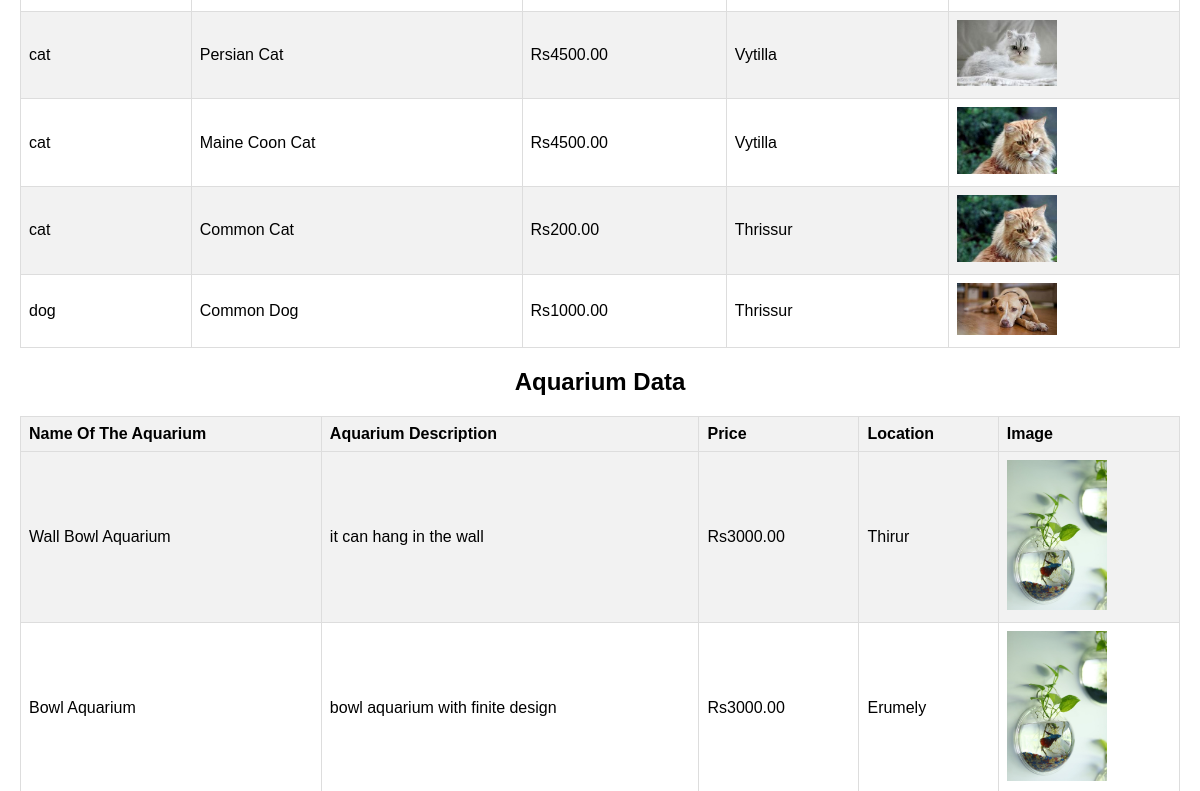
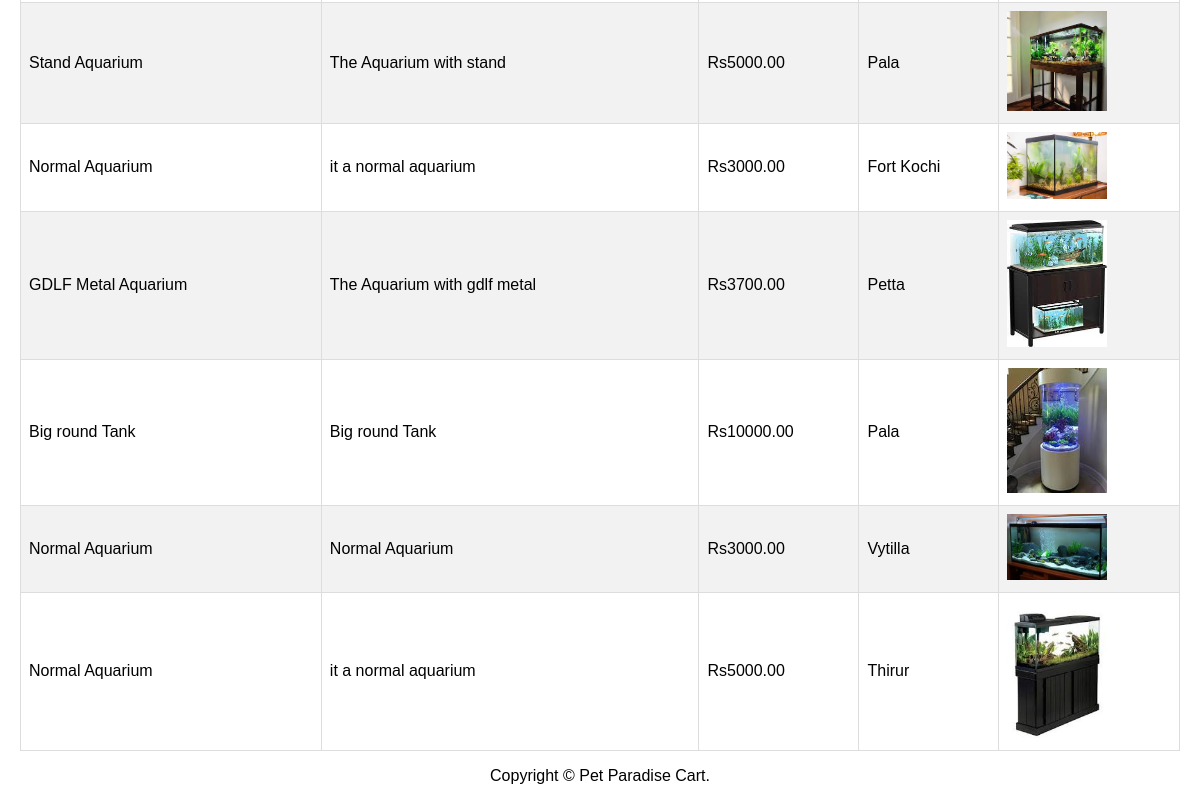
The app's page /adminviewitem/ (lower part), older data (2 pictures, top to bottom).
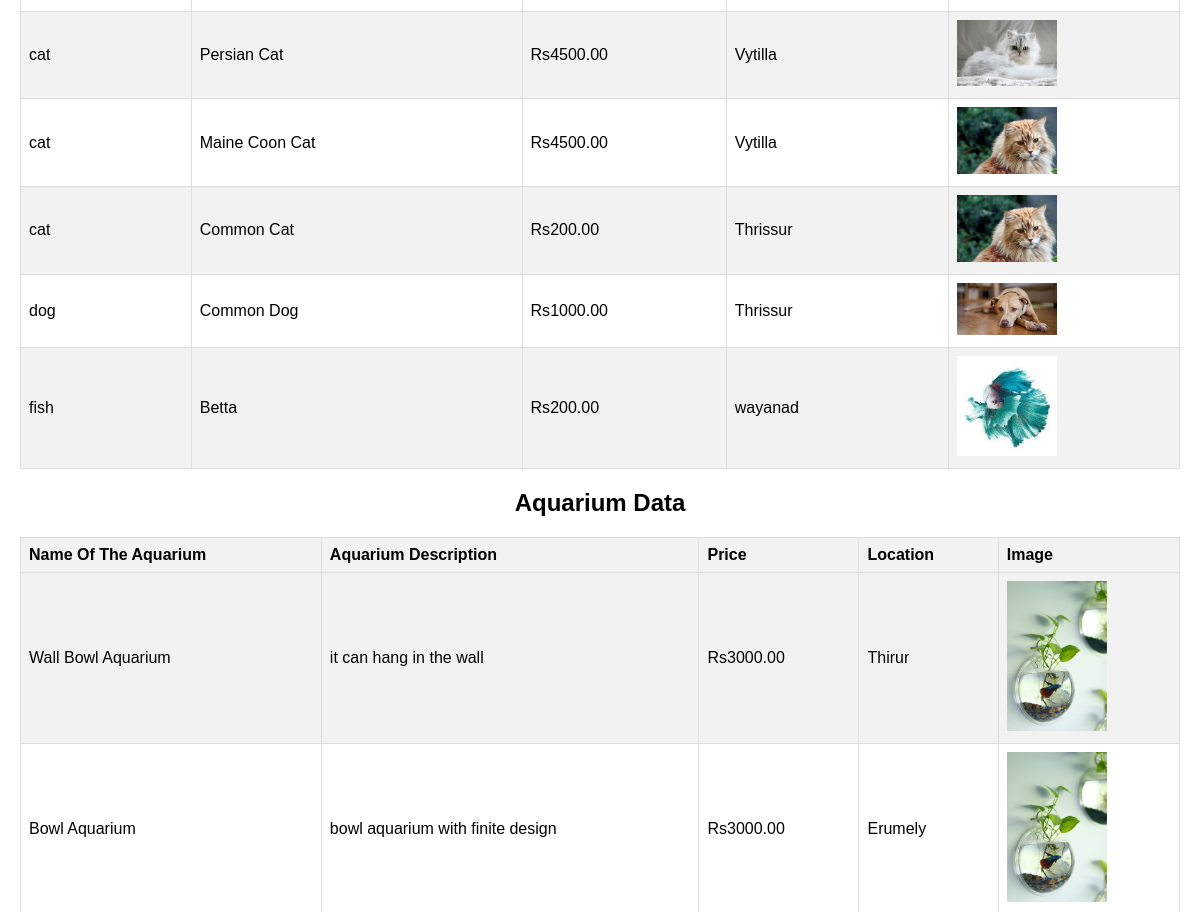
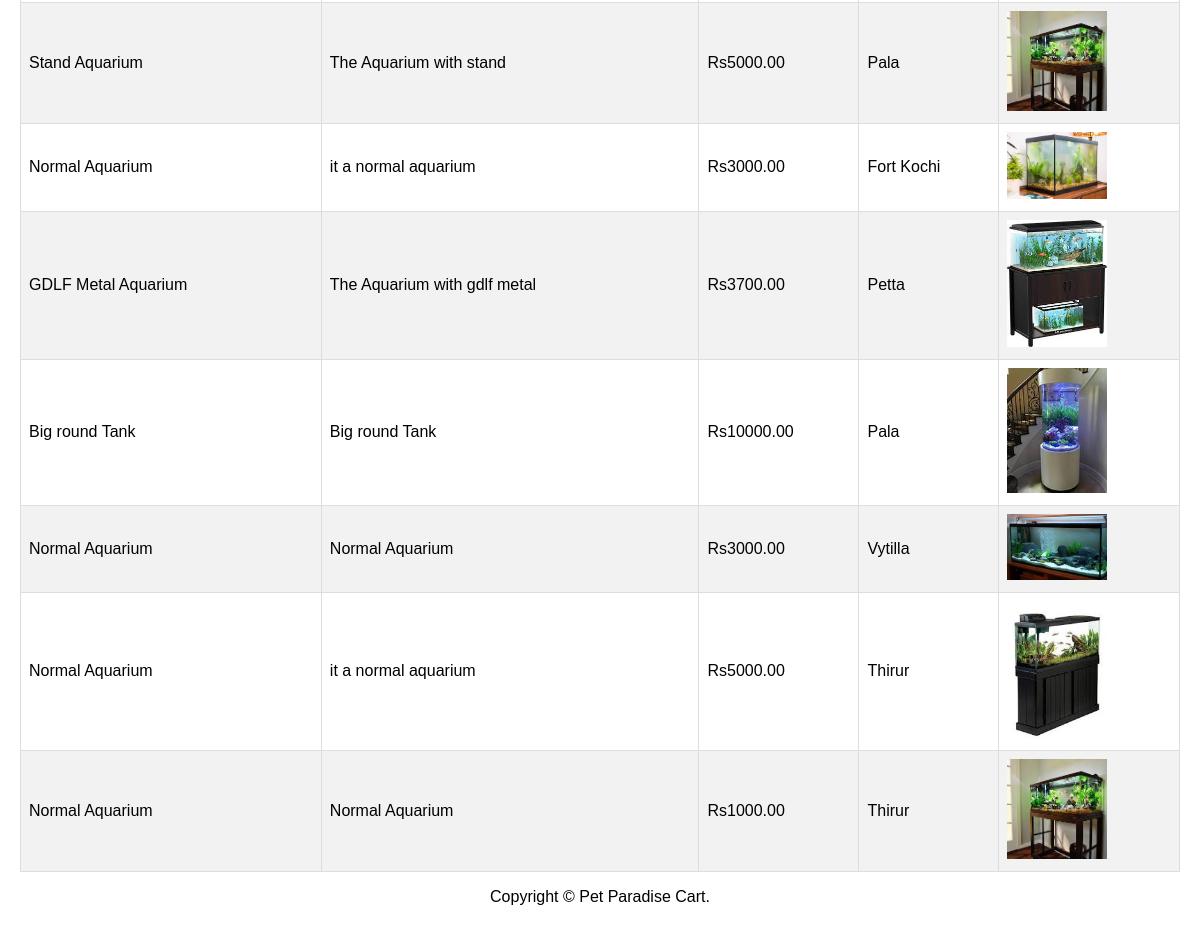
The same page, newer data (2 pictures, top to bottom).
### aapmapp/models.py (models this page shows, shortened)
class Pet(models.Model):
    dealer = models.ForeignKey(dealer, on_delete=models.CASCADE)  # Add this line to create the foreign key relationship
    CATEGORY_CHOICES = [
        ('dog', 'Dogs'),
        ('cat', 'Cats'),
        ('fish', 'Fish'),
        ('bird', 'Birds'),
    ]
    category = models.CharField(max_length=4, choices=CATEGORY_CHOICES)
    pet_breed = models.CharField(max_length=100, null=True)
    pet_age = models.CharField(max_length=10 ,null=True)
    pet_description = models.TextField(max_length=30, null=True)
    price = models.DecimalField(max_digits=10, decimal_places=2)
    quantity = models.PositiveIntegerField()
    location = models.CharField(max_length=100)
    image = models.ImageField(upload_to='pet_images/')

class Aquarium(models.Model):
    dealer = models.ForeignKey(dealer, on_delete=models.CASCADE)  # Add this line to create the foreign key relationship
    name = models.CharField(max_length=100)
    price = models.DecimalField(max_digits=10, decimal_places=2)
    quantity = models.PositiveIntegerField()
    location = models.CharField(max_length=100)
    description = models.TextField(max_length=30, null=True)
    image = models.ImageField(upload_to='aquarium_images/')

### aapmapp/views.py (the view)
# urls.py: path('adminviewitem/', views.adminviewitem, name='adminviewitem'),
def adminviewitem(request):
    pets = Pet.objects.all()
    aquariums = Aquarium.objects.all()
    return render(request, 'adminviewitem.html', {'pets': pets, 'aquariums': aquariums})

### aapmapp/templates/adminviewitem.html (shortened to what this page needs)
<!DOCTYPE html>
<html>
<head>
</head>
<body>
    <div class="content">
        <table>
            {% for pet in pets %}
            <tr>
                <td>{{ pet.category }}</td>
                <td>{{ pet.pet_breed }}</td>
                <td>Rs{{ pet.price }}</td>
                <td>{{ pet.location }}</td>
                <td><img src="{{ pet.image.url }}" alt="{{ pet.category }} - {{ pet.id }}"></td>
            </tr>
            {% endfor %}
        </table>
        <center><h2>Aquarium Data</h2></center>
        <table>
            <tr>
                <th>Name Of The Aquarium</th>
                <th>Aquarium Description</th>
                <th>Price</th>
                <th>Location</th>
                <th>Image</th>
            </tr>
            {% for aquarium in aquariums %}
            <tr>
                <td>{{ aquarium.name }}</td>
                <td>{{ aquarium.description}}</td>
                <td>Rs{{ aquarium.price }}</td>
                <td>{{ aquarium.location }}</td>
                <td><img src="{{ aquarium.image.url }}" alt="{{ aquarium.name }}"></td>
            </tr>
            {% endfor %}
        </table>
        <footer>
            <div class="col-lg-12">
                <div class="under-footer">
                    <center><p>Copyright © Pet Paradise Cart.</p></center>
                </div>
            </div>
        </footer>
    </div>
</body>
</html>

Row changes from the older to the newer data that the page shows:
added Pet: category "fish", pet_breed "Betta", price "200.00", location "wayanad", image (picture)
added Aquarium: name "Normal Aquarium", description "Normal Aquarium", price "1000.00", location "Thirur", image (picture)
